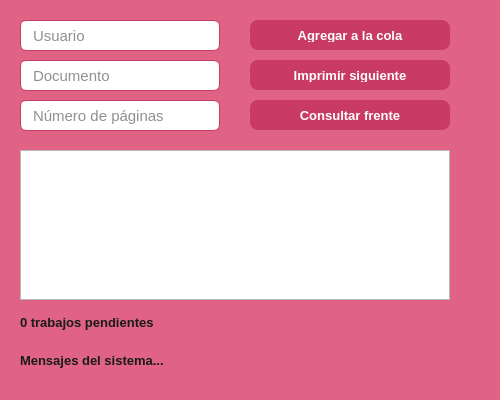
<?xml version="1.0" encoding="UTF-8"?>
<ui version="4.0">
 <class>InterfazImpresion</class>
 <widget class="QDialog" name="InterfazImpresion">
  <property name="geometry">
   <rect>
    <x>0</x>
    <y>0</y>
    <width>500</width>
    <height>400</height>
   </rect>
  </property>
  <property name="windowTitle">
   <string>Cola de Impresión</string>
  </property>
  <property name="styleSheet">
   <string notr="true">/* 1. Fondo principal de la ventana */
QDialog {
    background-color: #e06385; /* Color rosa/coral del fondo */
}

/* 2. Etiquetas de texto normales (como &quot;Ingresa una Expresión Infija:&quot;) */
QLabel {
    color: #1a1a1a;
    font-size: 10pt;
    font-weight: bold;
    font-family: &quot;Segoe UI&quot;, Arial, sans-serif;
}

/* 3. El recuadro grande de abajo donde se muestran los resultados */
/* NOTA: Cambia #lbl_resultado y #lbl_resultado2 por los objectName de tus etiquetas */
#lbl_resultado, #lbl_resultado2 {
    background-color: #fae1e6; /* Rosa extremadamente claro/blanquecino */
    border: 2px dashed #c93b63; /* Borde punteado sutil como el de la foto */
    border-radius: 12px;        /* Esquinas muy redondeadas */
    color: #212121;
    font-size: 12pt;
    font-weight: bold;
}

/* 4. Caja de texto para ingresar la expresión (Line Edit) */
QLineEdit {
    background-color: #ffffff;  /* Fondo completamente blanco */
    border: 1px solid #c93b63;
    border-radius: 6px;         /* Esquinas redondeadas suaves */
    padding: 5px 10px;
    color: #212121;
    font-size: 11pt;
}

/* 5. Botones (Push Buttons) */
QPushButton {
    background-color: #c93b63;  /* Rosa fuerte/fucsia oscuro del botón */
    color: #ffffff;             /* Texto blanco */
    border-radius: 8px;         /* Esquinas redondeadas */
    font-weight: bold;
    font-size: 10pt;
    padding: 8px 18px;
}

/* Efecto visual cuando pasas el mouse por encima del botón */
QPushButton:hover {
    background-color: #b02f53;
}

/* Efecto visual cuando haces clic en el botón */
QPushButton:pressed {
    background-color: #942342;
}</string>
  </property>
  <widget class="QLineEdit" name="txt_usuario">
   <property name="geometry">
    <rect>
     <x>20</x>
     <y>20</y>
     <width>200</width>
     <height>31</height>
    </rect>
   </property>
   <property name="placeholderText">
    <string>Usuario</string>
   </property>
  </widget>
  <widget class="QLineEdit" name="txt_documento">
   <property name="geometry">
    <rect>
     <x>20</x>
     <y>60</y>
     <width>200</width>
     <height>31</height>
    </rect>
   </property>
   <property name="placeholderText">
    <string>Documento</string>
   </property>
  </widget>
  <widget class="QLineEdit" name="txt_paginas">
   <property name="geometry">
    <rect>
     <x>20</x>
     <y>100</y>
     <width>200</width>
     <height>31</height>
    </rect>
   </property>
   <property name="placeholderText">
    <string>Número de páginas</string>
   </property>
  </widget>
  <widget class="QPushButton" name="btn_agregar">
   <property name="geometry">
    <rect>
     <x>250</x>
     <y>20</y>
     <width>200</width>
     <height>30</height>
    </rect>
   </property>
   <property name="text">
    <string>Agregar a la cola</string>
   </property>
  </widget>
  <widget class="QPushButton" name="btn_imprimir">
   <property name="geometry">
    <rect>
     <x>250</x>
     <y>60</y>
     <width>200</width>
     <height>30</height>
    </rect>
   </property>
   <property name="text">
    <string>Imprimir siguiente</string>
   </property>
  </widget>
  <widget class="QPushButton" name="btn_consultar">
   <property name="geometry">
    <rect>
     <x>250</x>
     <y>100</y>
     <width>200</width>
     <height>30</height>
    </rect>
   </property>
   <property name="text">
    <string>Consultar frente</string>
   </property>
  </widget>
  <widget class="QTableWidget" name="tbl_trabajos">
   <property name="geometry">
    <rect>
     <x>20</x>
     <y>150</y>
     <width>430</width>
     <height>150</height>
    </rect>
   </property>
  </widget>
  <widget class="QLabel" name="lbl_total">
   <property name="geometry">
    <rect>
     <x>20</x>
     <y>310</y>
     <width>200</width>
     <height>25</height>
    </rect>
   </property>
   <property name="text">
    <string>0 trabajos pendientes</string>
   </property>
  </widget>
  <widget class="QLabel" name="lbl_mensajes">
   <property name="geometry">
    <rect>
     <x>20</x>
     <y>340</y>
     <width>430</width>
     <height>40</height>
    </rect>
   </property>
   <property name="text">
    <string>Mensajes del sistema...</string>
   </property>
  </widget>
 </widget>
 <resources/>
 <connections/>
</ui>
